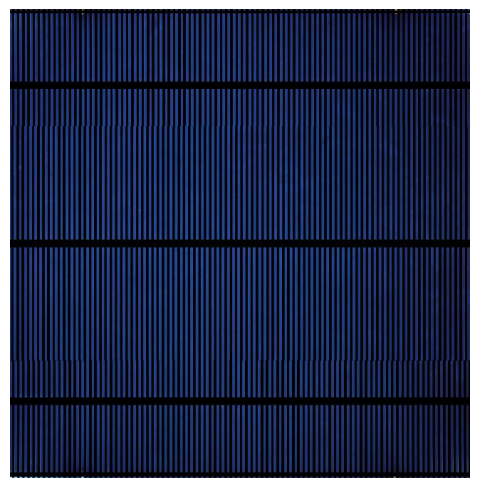
#> input picture PyProjects/cvpy/毕设3.0/group7/img_64.png, 495 x 487 px, found by its file name
$ python Demo1.py
#> lines starting #> are read from the running program, lines starting #| are printed output that depends on the picture; after the words box and inside, x2 and y2 are one past the last pixel; in counts of white or black regions, pixels touching at a corner belong together; long printed decimals are rounded
import cv2
import numpy as np

res = -1;
thresholdVal=30
# 读取原图像
# 123.85631281221583
img1 = cv2.imread("img_64.png")
#> img1 is the input picture: shape (487, 495, 3); mean B, G, R 83.5, 53.3, 42.9
# cv2.imshow("img1", img1)
# 将原图像转化成灰度图像
gray = cv2.cvtColor(img1, cv2.COLOR_BGR2GRAY)
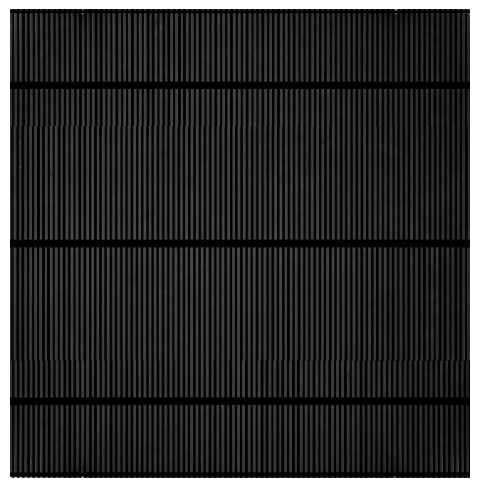
#> gray: shape (487, 495); min 0, max 255, mean 53.6
# cv2.imshow("灰度图", gray)
# 将灰度图阈值处理转成二值图像
ret, binary = cv2.threshold(gray, 127, 255, cv2.THRESH_BINARY_INV)
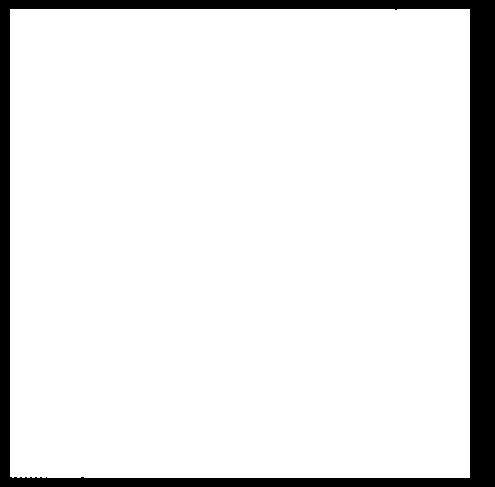
#> binary: shape (487, 495); 89.5% white; 1 black region
# cv2.imshow("二值化", binary)
# 查找绘制图像轮廓
contours, hierarchy = cv2.findContours(binary, cv2.RETR_LIST, cv2.CHAIN_APPROX_SIMPLE)
#> contours = 1 contour; box (x1, y1, x2, y2) and area: (10, 9, 470, 478) 214792
mask = np.zeros(img1.shape, np.uint8)
mask = cv2.drawContours(mask, contours, -1, (255, 255, 255), -1)
#> mask: shape (487, 495, 3); 89.5% white; 1 black region, box (x1, y1, x2, y2) and area: (0, 0, 495, 487) 25346
# cv2.imshow("轮廓", mask)
# 通过按位与操作，提取出感兴趣区域
a1 = cv2.bitwise_and(img1, mask)
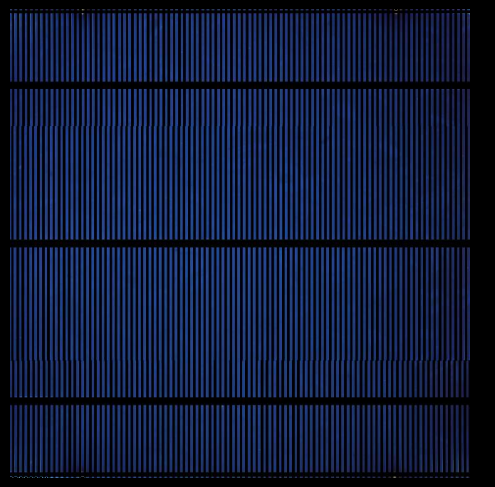
#> a1: shape (487, 495, 3); mean B, G, R 56.6, 26.5, 16.1
# [14 lines of commented-out code are left out]
a4 = cv2.cvtColor(a1, cv2.COLOR_BGR2GRAY)
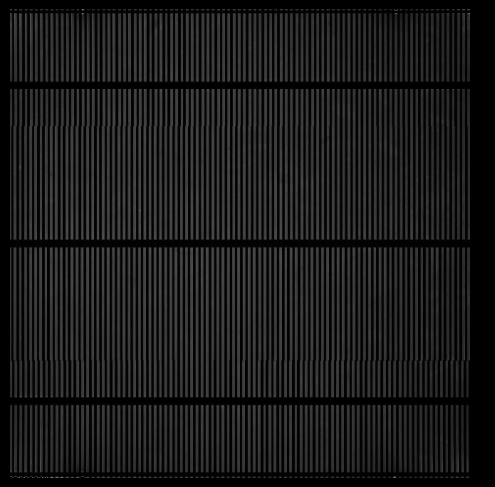
#> a4: shape (487, 495); min 0, max 125, mean 26.8
retval, dst = cv2.threshold(a4, 200, 255, cv2.THRESH_BINARY)
#> dst: shape (487, 495); every value is 0
wi, hi = dst.shape
#> wi = 487; hi = 495
for w in range(wi):
    for h in range(hi):
        if dst[w][h] == 255:
            a1[w][h] = 0
    # cv2.imshow("dst", dst)

r1 = cv2.medianBlur(a1, 5)
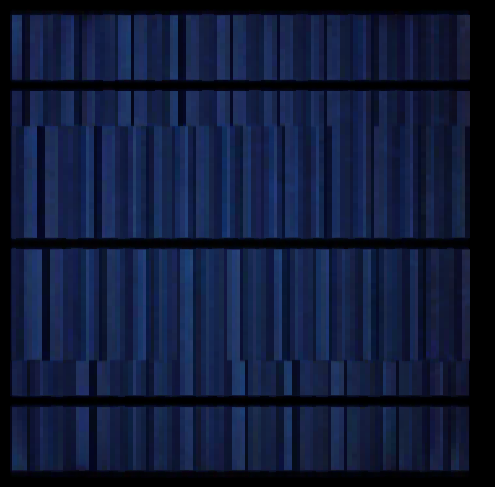
#> r1: shape (487, 495, 3); mean B, G, R 56.7, 26.9, 16.7
blueChannel = r1[:, :, 0]
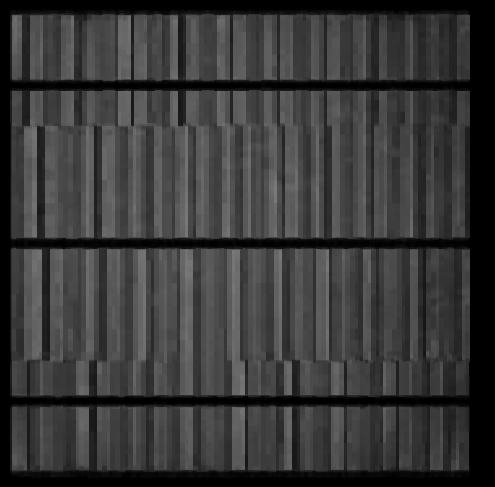
#> blueChannel: shape (487, 495); min 0, max 122, mean 56.7
cv2.imshow("r1", r1)
    # 计算灰度均值
w, h = blueChannel.shape
#> w = 487; h = 495
num = 0
sum = 0
for i in range(w):
    for j in range(h):
        if (blueChannel[i][j] != 255):
            sum += blueChannel[i][j]
            num = num + 1
#> after the loop, num = 241065; sum = 13661060
res=sum/num
#> res = 56.67
print(res)
#| 56.670

if res>0 and res<=30:
    print("色差为深蓝的太阳能电池片")
elif res<=60:
    print("色差为中蓝的太阳能电池片")
elif res<=120:
    print("色差为浅蓝的太阳能电池片")
else:
    print("系统异常，请稍后重试")
cv2.waitKey(0)

# 将图像变成大小一样
# 弄清图像b通道的颜色关系

$ run again, with PyProjects/cvpy/毕设3.0/group7/img_61.png copied over PyProjects/cvpy/毕设3.0/group7/img_64.png
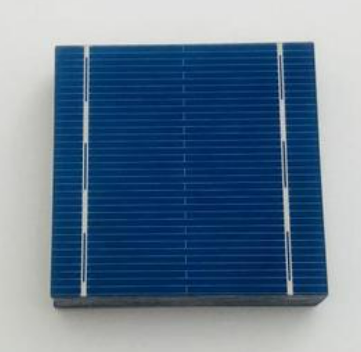
#> input picture PyProjects/cvpy/毕设3.0/group7/img_61.png, 361 x 352 px, found by its file name
#> img1 is the input picture: shape (352, 361, 3); mean B, G, R 145.4, 122.5, 99.7
#> `ret, binary = cv2.threshold(gray, 127, 255, cv2.THRESH_BINARY_INV)`:
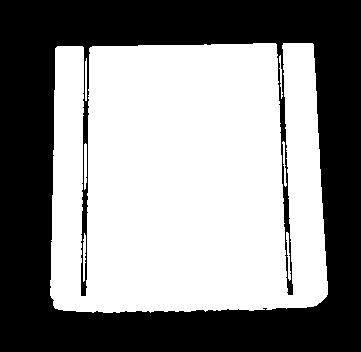
#> binary: shape (352, 361); 54.5% white; 1 black region
#> contours = 7 contours; box (x1, y1, x2, y2) and area: (50, 43, 328, 313) 67576, (84, 143, 87, 190) 83, (286, 232, 291, 281) 64, (83, 233, 86, 282) 64, (282, 141, 287, 187) 47, (85, 58, 87, 101) 40, (279, 55, 283, 99) 29
#> mask: shape (352, 361, 3); 54.5% white; 1 black region, box (x1, y1, x2, y2) and area: (0, 0, 361, 352) 57868
#> dst: shape (352, 361); every value is 0
#> `blueChannel = r1[:, :, 0]`:
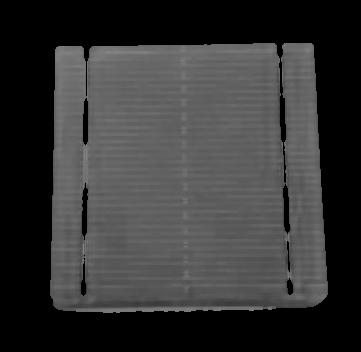
#> blueChannel: shape (352, 361); min 0, max 137, mean 52.9
#> after the loop `for i in range(w):`: num = 127072; sum = 6727775
#> res = 52.94
#| 52.945

$ run again, with PyProjects/cvpy/毕设3.0/group7/img_62.png copied over PyProjects/cvpy/毕设3.0/group7/img_64.png
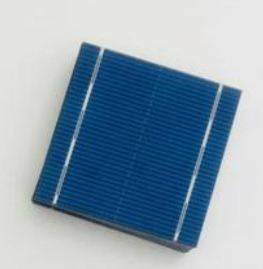
#> input picture PyProjects/cvpy/毕设3.0/group7/img_62.png, 263 x 269 px, found by its file name
#> img1 is the input picture: shape (269, 263, 3); mean B, G, R 176.2, 159.9, 139.3
#> `ret, binary = cv2.threshold(gray, 127, 255, cv2.THRESH_BINARY_INV)`:
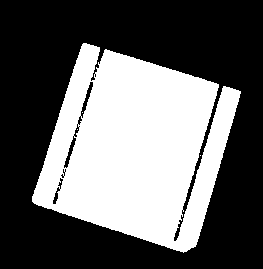
#> binary: shape (269, 263); 39.2% white; 4 white regions (3 under 20 px)
#> contours = 15 contours, 8 with area under 20; largest, box (x1, y1, x2, y2) and area: (32, 43, 241, 253) 27586, (80, 81, 94, 119) 157, (63, 135, 77, 169) 142, (52, 186, 61, 205) 66, (73, 123, 80, 138) 43, (57, 177, 64, 190) 35, (77, 115, 83, 126) 30
#> mask: shape (269, 263, 3); 39.2% white; 4 white regions (3 under 20 px), largest, box (x1, y1, x2, y2) and area: (32, 43, 241, 253) 27729
#> dst: shape (269, 263); every value is 0
#> `blueChannel = r1[:, :, 0]`:
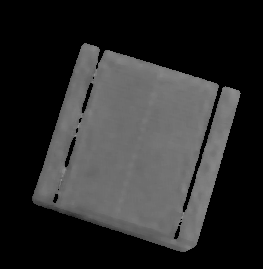
#> blueChannel: shape (269, 263); min 0, max 144, mean 44.2
#> after the loop `for i in range(w):`: num = 70747; sum = 3130059
#> res = 44.24
#| 44.243
